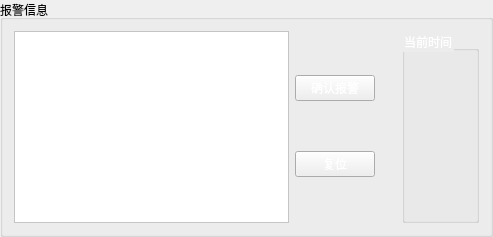
     <widget class="QGroupBox" name="groupBox_11">
      <property name="title">
       <string>报警信息</string>
      </property>
      <layout class="QHBoxLayout" name="horizontalLayout_12" stretch="13,2,1,3">
       <item>
        <widget class="QPlainTextEdit" name="plainTextEdit">
         <property name="styleSheet">
          <string notr="true">background-color: rgb(255, 255, 255);</string>
         </property>
        </widget>
       </item>
       <item>
        <layout class="QVBoxLayout" name="verticalLayout_11">
         <item>
          <widget class="QPushButton" name="confirmWarning_button">
           <property name="styleSheet">
            <string notr="true">color: rgb(255, 255, 255);</string>
           </property>
           <property name="text">
            <string>确认报警</string>
           </property>
          </widget>
         </item>
         <item>
          <widget class="QPushButton" name="reset_button">
           <property name="styleSheet">
            <string notr="true">color: rgb(255, 255, 255);</string>
           </property>
           <property name="text">
            <string>复位</string>
           </property>
          </widget>
         </item>
        </layout>
       </item>
       <item>
        <spacer name="horizontalSpacer_2">
         <property name="orientation">
          <enum>Qt::Horizontal</enum>
         </property>
         <property name="sizeHint" stdset="0">
          <size>
           <width>40</width>
           <height>20</height>
          </size>
         </property>
        </spacer>
       </item>
       <item>
        <widget class="QGroupBox" name="groupBox_10">
         <property name="styleSheet">
          <string notr="true">color: rgb(255, 255, 255);</string>
         </property>
         <property name="title">
          <string>当前时间</string>
         </property>
        </widget>
       </item>
      </layout>
     </widget>
